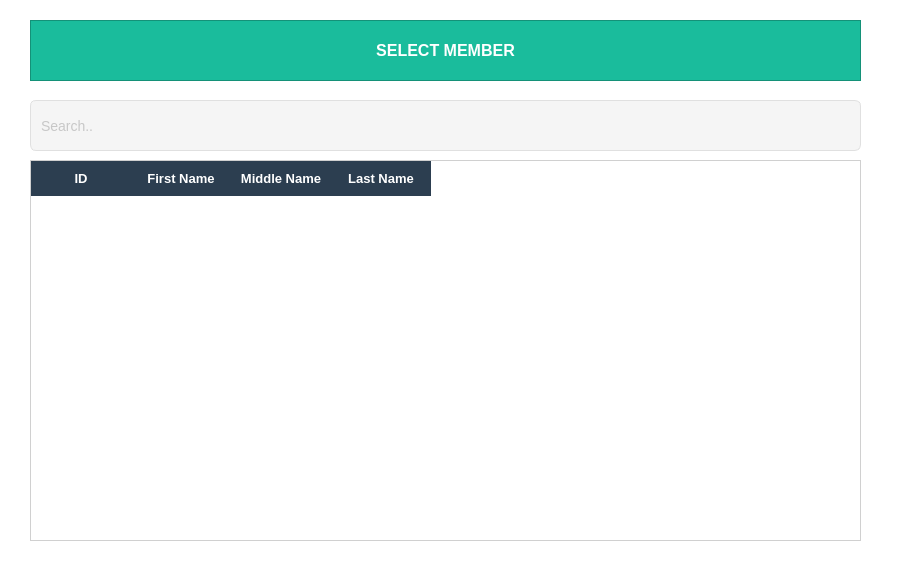
<?xml version="1.0" encoding="UTF-8"?>
<ui version="4.0">
 <class>Form</class>
 <widget class="QWidget" name="Form">
  <property name="geometry">
   <rect>
    <x>0</x>
    <y>0</y>
    <width>905</width>
    <height>570</height>
   </rect>
  </property>
  <property name="windowTitle">
   <string>Form</string>
  </property>
  <property name="styleSheet">
   <string notr="true">background-color: white;</string>
  </property>
  <widget class="QFrame" name="frame_4">
   <property name="geometry">
    <rect>
     <x>30</x>
     <y>20</y>
     <width>831</width>
     <height>61</height>
    </rect>
   </property>
   <property name="styleSheet">
    <string notr="true">background-color: #1ABC9C	;</string>
   </property>
   <property name="frameShape">
    <enum>QFrame::StyledPanel</enum>
   </property>
   <property name="frameShadow">
    <enum>QFrame::Raised</enum>
   </property>
   <layout class="QVBoxLayout" name="verticalLayout_4">
    <item>
     <widget class="QLabel" name="label_6">
      <property name="font">
       <font>
        <pointsize>12</pointsize>
        <weight>75</weight>
        <bold>true</bold>
       </font>
      </property>
      <property name="styleSheet">
       <string notr="true">border:none; color: white;</string>
      </property>
      <property name="text">
       <string>SELECT MEMBER</string>
      </property>
      <property name="alignment">
       <set>Qt::AlignCenter</set>
      </property>
     </widget>
    </item>
   </layout>
  </widget>
  <widget class="QTableWidget" name="table_members">
   <property name="geometry">
    <rect>
     <x>30</x>
     <y>160</y>
     <width>831</width>
     <height>381</height>
    </rect>
   </property>
   <property name="styleSheet">
    <string notr="true">/* ─── Table Background &amp; Grid ───────────────────────────────────────── */
QTableWidget {
    background-color: #ffffff;
    gridline-color: #e0e0e0;
    border: 1px solid #d0d0d0;
    font: 12px &quot;Segoe UI&quot;, sans-serif;
    selection-background-color: #337ab7;
    selection-color: #ffffff;
}

/* ─── Header Styling ─────────────────────────────────────────────────── */
QHeaderView::section {
    background-color: #2c3e50;
    color: #ffffff;
    padding: 8px;
    border: 0px solid #34495e;
    font-weight: bold;
    font-size: 13px;
}

/* ─── Alternating Row Colors ────────────────────────────────────────── */
QTableWidget::item {
    background-color: #ffffff;
}

QTableWidget::item:alternate {
    background-color: #f7f7f7;
}

/* ─── Hover &amp; Selected Row ──────────────────────────────────────────── */
QTableWidget::item:hover {
    background-color: #e1f5fe;
}

QTableWidget::item:selected {
    background-color: #337ab7;
    color: #ffffff;
}

/* ─── Remove Focus Rectangle ────────────────────────────────────────── */
QTableWidget::focus {
    outline: none;
}

/* ─── Corner Button ─────────────────────────────────────────────────── */
QTableCornerButton::section {
    background-color: #2c3e50;
    border: 0px;
}
</string>
   </property>
   <column>
    <property name="text">
     <string>ID</string>
    </property>
   </column>
   <column>
    <property name="text">
     <string>First Name</string>
    </property>
   </column>
   <column>
    <property name="text">
     <string>Middle Name</string>
    </property>
   </column>
   <column>
    <property name="text">
     <string>Last Name</string>
    </property>
   </column>
  </widget>
  <widget class="QLineEdit" name="search_bar">
   <property name="enabled">
    <bool>false</bool>
   </property>
   <property name="geometry">
    <rect>
     <x>30</x>
     <y>100</y>
     <width>831</width>
     <height>51</height>
    </rect>
   </property>
   <property name="maximumSize">
    <size>
     <width>15123</width>
     <height>16777215</height>
    </size>
   </property>
   <property name="font">
    <font>
     <pointsize>-1</pointsize>
     <underline>false</underline>
    </font>
   </property>
   <property name="styleSheet">
    <string notr="true">/* Base QLineEdit styling */
QLineEdit {
    background-color: #fff;           /* white background */
    border: 1px solid #ccc;           /* light gray border */
    border-radius: 6px;               /* rounded corners */
    padding: 6px 8px;                 /* vertical/horizontal padding */
    font-size: 14px;                  /* sensible text size */
    color: #333;                      /* dark text */
}

/* Hover state: slightly darker border */
QLineEdit:hover {
    border: 1px solid #999;
}

/* Focus state: blue glow and stronger border */
QLineEdit:focus {
    border: 1px solid #409EFF;        /* blue accent */
    outline: none;                    /* remove default focus ring */
}

/* Disabled state: muted look */
QLineEdit:disabled {
    background-color: #f5f5f5;
    border: 1px solid #e0e0e0;
    color: #999;
}

/* Placeholder text styling */
QLineEdit[echoMode=&quot;0&quot;] {            /* only applies when not password mode */
    qproperty-placeholderText: &quot;Enter text…&quot;;
}
QLineEdit::placeholder {
    color: #999;
    font-style: italic;
}
</string>
   </property>
   <property name="placeholderText">
    <string>Search..</string>
   </property>
  </widget>
 </widget>
 <resources/>
 <connections/>
</ui>
